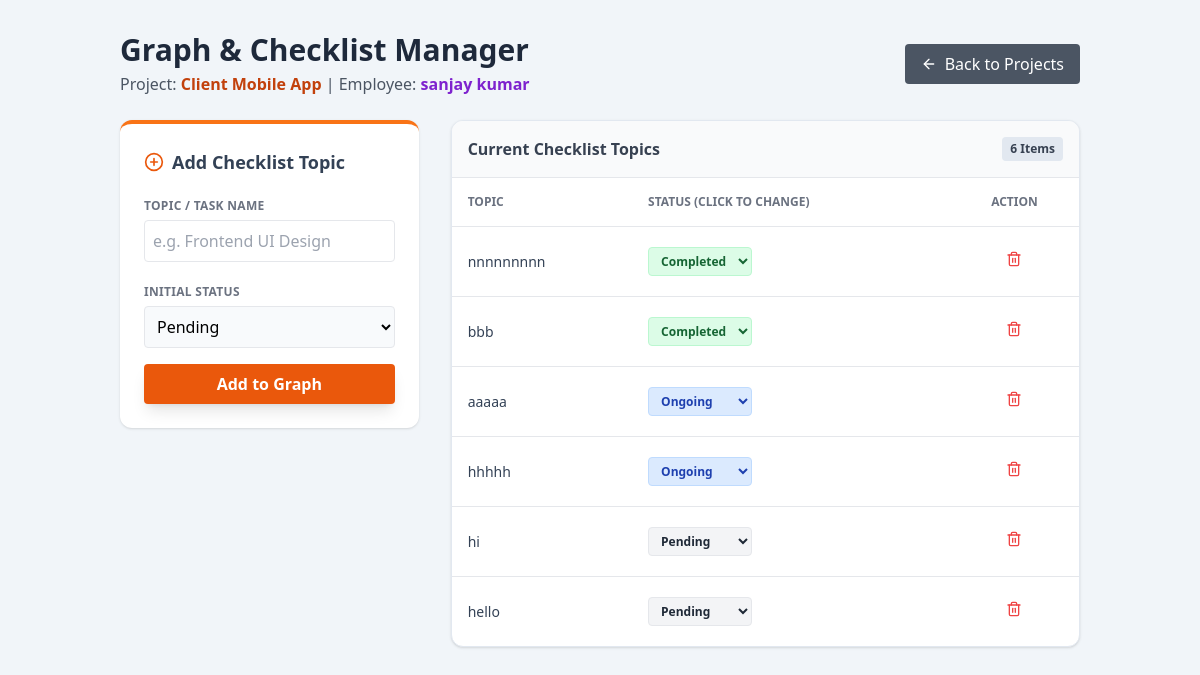
Screenshot of /admin/project_tasks.php?pid=3&uid=3 (signed in) with the database file from the repository.
### tables this page shows
CREATE TABLE `projects` (
  `id` int(11) NOT NULL,
  `name` varchar(100) NOT NULL,
  `status` enum('Ongoing','Completed','Pending') DEFAULT 'Ongoing',
  `progress` int(11) DEFAULT 0
);

CREATE TABLE `users` (
  `id` int(11) NOT NULL,
  `name` varchar(100) NOT NULL,
  `email` varchar(100) NOT NULL,
  `password` varchar(255) NOT NULL,
  `employee_id` varchar(50) DEFAULT NULL,
  `role` enum('admin','employee') DEFAULT 'employee',
  `created_at` timestamp NOT NULL DEFAULT current_timestamp(),
  `profile_image` varchar(255) DEFAULT NULL
);

CREATE TABLE `project_checklist` (
  `id` int(11) NOT NULL,
  `project_id` int(11) NOT NULL,
  `user_id` int(11) NOT NULL,
  `topic` varchar(255) NOT NULL,
  `status` enum('Pending','Ongoing','Completed') DEFAULT 'Pending',
  `created_at` timestamp NOT NULL DEFAULT current_timestamp()
);

### admin/project_tasks.php (the view, shortened to what this page needs)
<?php
include '../includes/config.php';
$p_id = isset($_GET['pid']) ? intval($_GET['pid']) : 0;
$u_id = isset($_GET['uid']) ? intval($_GET['uid']) : 0;
$proj = $conn->query("SELECT name FROM projects WHERE id=$p_id")->fetch_assoc();
$user = $conn->query("SELECT name FROM users WHERE id=$u_id")->fetch_assoc();
$tasks = $conn->query("SELECT * FROM project_checklist WHERE project_id=$p_id AND user_id=$u_id ORDER BY created_at DESC");
?>
<!DOCTYPE html>
<html lang="en">
<head>
    <script src="https://cdn.tailwindcss.com"></script>
</head>
<body class="bg-slate-100 flex h-screen">
    <div class="flex-1 p-4 md:p-8 overflow-y-auto max-w-5xl mx-auto">
        <div class="flex flex-col md:flex-row md:items-center justify-between mb-6 gap-4">
            <div>
                <h2 class="text-3xl font-bold text-slate-800">Graph & Checklist Manager</h2>
                <p class="text-gray-600 mt-1">
                    Project: <span class="font-bold text-orange-700"><?php echo htmlspecialchars($proj['name']); ?></span> |
                    Employee: <span class="font-bold text-purple-700"><?php echo htmlspecialchars($user['name']); ?></span>
                </p>
            </div>
            <a href="projects.php" class="bg-gray-600 text-white px-4 py-2 rounded hover:bg-gray-700 flex items-center w-fit transition">
                <i data-lucide="arrow-left" class="w-4 h-4 mr-2"></i> Back to Projects
            </a>
        </div>
        <div class="grid grid-cols-1 md:grid-cols-3 gap-8">
            <div class="md:col-span-1 bg-white p-6 rounded-xl shadow border-t-4 border-orange-500 h-fit">
                <h3 class="font-bold text-lg mb-4 flex items-center text-slate-700">
                    <i data-lucide="plus-circle" class="w-5 h-5 mr-2 text-orange-600"></i> Add Checklist Topic
                </h3>
                <form method="POST" class="space-y-4">
                    <div>
                        <label class="text-xs font-bold text-gray-500 uppercase tracking-wide">Topic / Task Name</label>
                        <input type="text" name="topic" required class="w-full p-2 border rounded focus:ring-2 focus:ring-orange-500 outline-none mt-1" placeholder="e.g. Frontend UI Design">
                    </div>
                    <div>
                        <label class="text-xs font-bold text-gray-500 uppercase tracking-wide">Initial Status</label>
                        <select name="status" class="w-full p-2 border rounded bg-slate-50 mt-1 focus:outline-none focus:border-orange-500">
                            <option value="Pending">Pending</option>
                        </select>
                    </div>
                    <button name="add_topic" class="w-full bg-orange-600 text-white py-2 rounded font-bold hover:bg-orange-700 shadow-lg transition">Add to Graph</button>
                </form>
            </div>
            <div class="md:col-span-2 bg-white rounded-xl shadow overflow-hidden border border-slate-200">
                <div class="p-4 bg-gray-50 border-b font-bold text-gray-700 flex justify-between items-center">
                    <span>Current Checklist Topics</span>
                    <span class="text-xs bg-slate-200 px-2 py-1 rounded"><?php echo $tasks->num_rows; ?> Items</span>
                </div>
                <div class="overflow-x-auto">
                    <table class="w-full text-left text-sm">
                        <thead class="bg-white border-b text-gray-500 uppercase text-xs">
                            <tr>
                                <th class="p-4">Topic</th>
                                <th class="p-4">Status (Click to Change)</th>
                                <th class="p-4 text-center">Action</th>
                            </tr>
                        </thead>
                        <tbody class="divide-y">
                            <?php while($row = $tasks->fetch_assoc()):
                                $color = match($row['status']) {
                                    'Completed' => 'bg-green-100 text-green-800 border-green-200',
                                    'Ongoing' => 'bg-blue-100 text-blue-800 border-blue-200',
                                    default => 'bg-gray-100 text-gray-800 border-gray-200'
                                };
                            ?>
                            <tr class="hover:bg-slate-50 transition">
                                <td class="p-4 font-medium text-slate-700"><?php echo htmlspecialchars($row['topic']); ?></td>
                                <td class="p-4">
                                    <form method="POST" class="flex items-center">
                                        <select name="status" onchange="this.form.submit()" class="px-2 py-1 rounded text-xs font-bold border cursor-pointer focus:outline-none focus:ring-2 focus:ring-offset-1 focus:ring-blue-300 <?php echo $color; ?>">
                                            <option value="Pending" <?php if($row['status']=='Pending') echo 'selected'; ?>>Pending</option>
                                            <option value="Ongoing" <?php if($row['status']=='Ongoing') echo 'selected'; ?>>Ongoing</option>
                                            <option value="Completed" <?php if($row['status']=='Completed') echo 'selected'; ?>>Completed</option>
                                        </select>
                                    </form>
                                </td>
                                <td class="p-4 text-center">
                                    <a href="?pid=<?php echo $p_id; ?>&uid=<?php echo $u_id; ?>&del=<?php echo $row['id']; ?>" onclick="return confirm('Delete this topic?')" class="text-red-500 hover:bg-red-50 p-2 rounded-full inline-block transition" title="Delete"><i data-lucide="trash-2" class="w-4 h-4"></i></a>
                                </td>
                            </tr>
                            <?php endwhile; ?>
                        </tbody>
                    </table>
                </div>
            </div>
        </div>
    </div>
</body>
</html>

### rows the page displays
projects: name "Client Mobile App"
users: name "sanjay kumar"
project_checklist: topic "nnnnnnnnn", status "Completed"
project_checklist: topic "bbb", status "Completed"
project_checklist: topic "aaaaa", status "Ongoing"
project_checklist: topic "hhhhh", status "Ongoing"
project_checklist: topic "hi", status "Pending"
project_checklist: topic "hello", status "Pending"

### other values shown
$tasks->num_rows "6"
